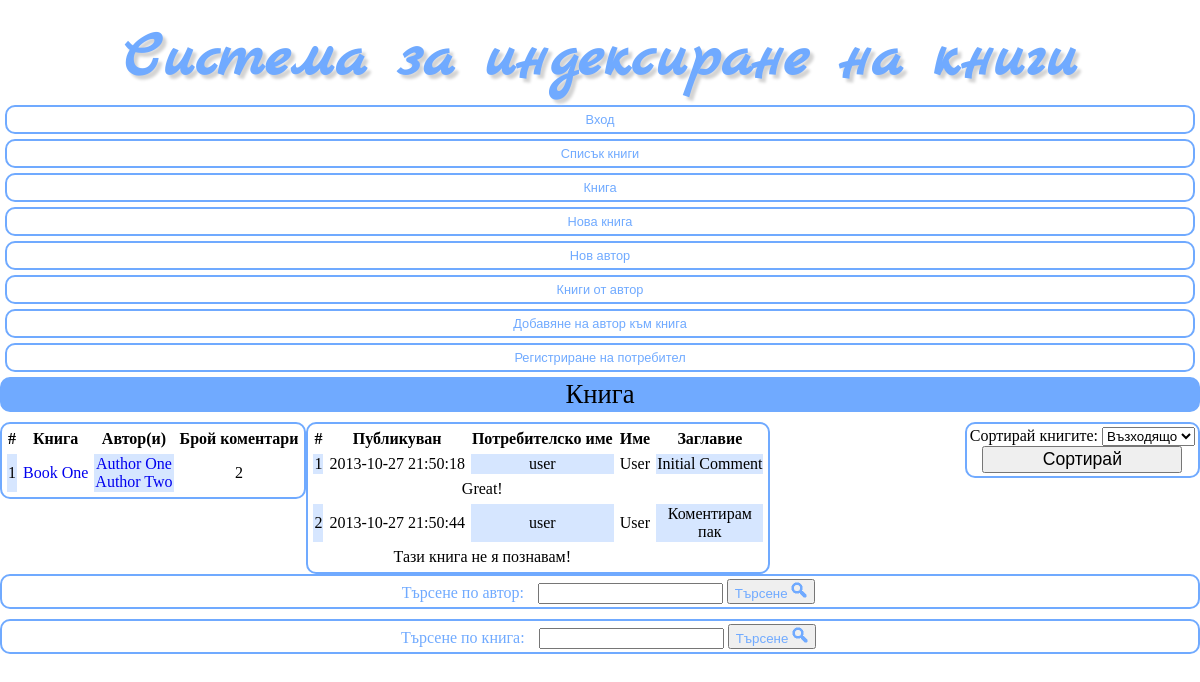
The app's page /book.php?book_id=1 with its own data.
### tables this page shows
CREATE TABLE IF NOT EXISTS `books_authors` (
  `book_id` int(11) NOT NULL,
  `author_id` int(11) NOT NULL,
  KEY `book_id` (`book_id`),
  KEY `author_id` (`author_id`)
);

CREATE TABLE IF NOT EXISTS `authors` (
  `author_id` int(11) NOT NULL AUTO_INCREMENT,
  `author_name` varchar(250) NOT NULL,
  PRIMARY KEY (`author_id`)
);

CREATE TABLE IF NOT EXISTS `comments` (
  `comment_id` int(11) NOT NULL AUTO_INCREMENT,
  `book_id` int(11) NOT NULL,
  `user_id` int(11) NOT NULL,
  `title` varchar(63) NOT NULL,
  `content` text NOT NULL,
  `datetime` timestamp NOT NULL DEFAULT CURRENT_TIMESTAMP ON UPDATE CURRENT_TIMESTAMP,
  PRIMARY KEY (`comment_id`)
);

CREATE TABLE IF NOT EXISTS `users` (
  `user_id` int(11) NOT NULL AUTO_INCREMENT,
  `username` varchar(63) NOT NULL,
  `password` varchar(63) NOT NULL,
  `name` varchar(250) NOT NULL,
  PRIMARY KEY (`user_id`)
);

### includes/config.php (called while the page is built, shortened)
<?php
$heading = 'Система за индексиране на книги';
?>

### book.php (the view, shortened to what this page needs)
<?php
require 'includes' . DIRECTORY_SEPARATOR . 'config.php';
if (isset($_GET) && isset($_GET['book_id']))
{
	$connection = db_connect();
	$bookID = trim($_GET['book_id']);
	$bookID = (int)mysqli_real_escape_string($connection, $bookID);
	$q = mysqli_query($connection, 'SELECT book_title FROM books WHERE book_id=' . $bookID) or $error='Възникна грешка!<br>Моля, опитайте по-късно!';
	if (mysqli_num_rows($q) == 0)
	{
		$error='Няма такава книга!';
	}
	else
	{
		$row = mysqli_fetch_assoc($q);
		$bookTitle = $row['book_title'];
	}
}
else
{
	header('Location: books.php');
	exit;
}
include 'includes' . DIRECTORY_SEPARATOR . 'header.php';
	include 'includes' . DIRECTORY_SEPARATOR . 'nav.php';
	?>
	<section class="grid_8">
		<header>
			Книга
		</header>
		<table class="msg">
			<tr>
				<th>#</th>
				<th>Книга</th>
				<th>Автор(и)</th>
				<th>Брой коментари</th>
			</tr>
			<?php
			if (isset($bookTitle))
			{
				$connection = db_connect();
				$query = 'SELECT * FROM books
						  INNER JOIN books_authors ON books.book_id=books_authors.book_id
						  INNER JOIN authors ON authors.author_id=books_authors.author_id
						  WHERE books.book_id=' . $bookID;
				$q = mysqli_query($connection, $query) or $errorB = 'Възникна грешка!<br>Моля, опитайте по-късно!';
				if (!isset($errorB))
				{
					$result = array();
					while ($row = mysqli_fetch_assoc($q))
					{
						$result[$row['book_id']]['book_title'] = $row['book_title'];
						$result[$row['book_id']]['author_names'][] = array('author_name' => $row['author_name'], 'author_id' => $row['author_id']);
					}
					foreach ($result as $index => $book)
					{
						echo '<tr><td>' . $index . '</td><td><a href="book.php?book_id=' . $index . '">' . $book['book_title'] . '</a></td><td>';
						foreach ($book['author_names'] as $author)
						{
							echo '<a href="author_books.php?author_id=' . $author['author_id'] . '">' . $author['author_name'] . '</a><br>';
						}
						echo '</td><td>';
						$q = mysqli_query($connection, 'SELECT COUNT(*) FROM comments WHERE book_id=' . $index) or $errorB = 'Възникна грешка!<br>Моля, опитайте по-късно!';
						if (!isset($errorB))
						{
							echo mysqli_fetch_assoc($q)['COUNT(*)'];
						}
						echo '</td></tr>';
					}
				}
				else
				{
					echo '<div class="error">' . $errorB . '</div>';
				}
			}
			?>
		</table>
		<?php
		include 'includes' . DIRECTORY_SEPARATOR . 'sort.php';
		?>
		<div style="float: left;">
		<table class="msg">
            <tr>
                <th>#</th><th>Публикуван</th><th>Потребителско име</th><th>Име</th><th>Заглавие</th>
            </tr>
            <?php
            $connection = db_connect();
            $query = 'SELECT * FROM comments
            		  INNER JOIN users ON users.user_id=comments.user_id
            		  WHERE comments.book_id=' . $bookID;
            $q = mysqli_query($connection, $query) or $errorA = 'Възникна грешка!<br>Моля, опитайте по-късно!';
            if (!isset($errorA))
            {
            	while ($row = mysqli_fetch_assoc($q))
            	{
                	echo '<tr><td>' . $row['comment_id'] . '</td><td>' . $row['datetime'] . '</td><td>'
                	 . wordwrap($row['username'], 20, '<br>', true) . '</td><td>'
               		 . wordwrap($row['name'], 20, '<br>', true) . '</td><td>'
                	 . wordwrap($row['title'], 20, '<br>', true). '</td></tr>';
               		echo '<tr><td colspan="4">' . wordwrap($row['content'], 50, '<br>', true) . '</td></tr>';
            	}
            }
            ?>
        </table>
        </div>
	</section>
	<?php
	include 'includes' . DIRECTORY_SEPARATOR . 'aside.php';
include 'includes' . DIRECTORY_SEPARATOR . 'footer.php';
?>

### includes/header.php (shortened to what this page needs)
<!DOCTYPE html>
<html>
    <head>
        <link href="css/main.css" rel="stylesheet" type="text/css" />
        <link href="css/fluid_grid.css" rel="stylesheet" type="text/css" />
    </head>
    <body>
    	<div id="site" class="container_12">
    		<header>
        		<h2>
            		<a id="top"><?= $heading; ?></a>
        		</h2>
    		</header>

### includes/nav.php (shortened to what this page needs)
<nav class="grid_2">
       <ul>
           <li>
               <a href="index.php">Вход</a>
           </li>
           <li>
               <a href="books.php">Списък книги</a>
           </li>
           <li>
               <a href="book.php">Книга</a>
           </li>
           <li>
               <a href="add_book.php">Нова книга</a>
           </li>
           <li>
               <a href="add_author.php">Нов автор</a>
           </li>
           <li>
               <a href="author_books.php">Книги от автор</a>
           </li>
           <li>
               <a href="add_author_to_book.php">Добавяне на автор към книга</a>
           </li>
           <li>
               <a href="register.php">Регистриране на потребител</a>
           </li>
       </ul>
   </nav>

### includes/sort.php (shortened to what this page needs)
<div class="filter">
	<form action="" method="POST">
		<label>
			Сортирай книгите:
			<select name="sort">
				<option selected value="ASC">Възходящо</option>
			</select>
		</label>
		<br>
		<input type="submit" value="Сортирай" />
	</form>
</div>

### includes/aside.php (shortened to what this page needs)
<aside class="grid_2">
    <div class="search">
        <form action="" method="GET">
            <label>
                <span class="labelTitle">Търсене по автор:</span>
                <input type="text" name="searchAuthor" />
            </label>
            <button type="submit" border="0">Търсене <img src="img/search.png" alt="" /></button>
        </form>
    </div>
    <div class="search">
        <form action="" method="GET">
            <label>
                <span class="labelTitle">Търсене по книга:</span>
                <input type="text" name="searchBook" />
            </label>
            <button type="submit" border="0">Търсене <img src="img/search.png" alt="" /></button>
        </form>
    </div>
</aside>

### includes/footer.php (shortened to what this page needs)
		</div>
    </body>
</html>

### css/main.css (style rules this page uses)
body { margin: 0 auto; height: 100%; }
#site { padding: 0; overflow: hidden; position: relative; margin: 0 auto; width: 100%; height: 100%; overflow: auto; }
header h2 { font-family: 'current_font', cursive; font-size: 48pt; color: #70AAFF; margin: 0; margin-top: 20px; text-shadow: lightgray 1mm 1mm 3px; }
nav ul { margin: 5px; padding: 0; list-style: none; }
nav li { margin: 5px 0px; display: block; list-style: none; border: 2px solid #70AAFF; border-radius: 10px; }
nav li a { display: block; padding: 5px; text-align: center; font-family: Verdana, Candara, Arial, sans-serif; font-size: 0.8em; }
nav a { color: #70AAFF; }
header { text-align: center }
section { overflow: hidden; font-family: "Times New Roman", serif; }
section > header { font-size: 20pt; font-weight: 500; background-color: #70AAFF; border: 2px solid #70AAFF; border-radius: 10px; }
aside { margin: 0; padding: 0; overflow: auto; }
table.msg { float: left; margin-top: 10px; border: 2px solid #70AAFF; border-spacing: 5px; border-radius: 10px; overflow: auto; }
table.msg tr { border: 2px solid #70AAFF; border-radius: 5px; }
table.msg tr:nth-child(even) th:nth-child(odd), table.msg tr:nth-child(even) td:nth-child(odd) { background-color: #D6E6FF; }
table.msg th, table.msg td { text-align: center; vertical-align: middle; }
input[type="submit"] { width: 200px; font-size: 1.1em; }
img { height: 16px; }
.filter { float: right; margin-top: 10px; padding: 3px; // padding-left: 10px; overflow: auto; border: 2px solid #70AAFF; border-radius: 10px; text-align: center; }
.search { margin: 0; margin-bottom: 10px; padding: 3px; padding-left: 10px; overflow: auto; border: 2px solid #70AAFF; border-radius: 10px; text-align: center; }
.labelTitle { margin: 10px; color: #70AAFF; }
button[type="submit"] { color: #70AAFF; }
a { text-decoration: none; }

### records on screen
books_authors: author.author_name "Author One"
books_authors: author.author_name "Author Two"
comments: comment_id "1", datetime "2013-10-27 21:50:18", user.username "user", user.name "User", title "Initial Comment", content "Great!"
comments: comment_id "2", datetime "2013-10-27 21:50:44", user.username "user", user.name "User", title "Коментирам пак", content "Тази книга не я познавам!"

### other values on screen
$heading "Система за индексиране на книги"
$index "1"
$book['book_title'] "Book One"
mysqli_fetch_assoc($q)['COUNT(*)'] "2"
